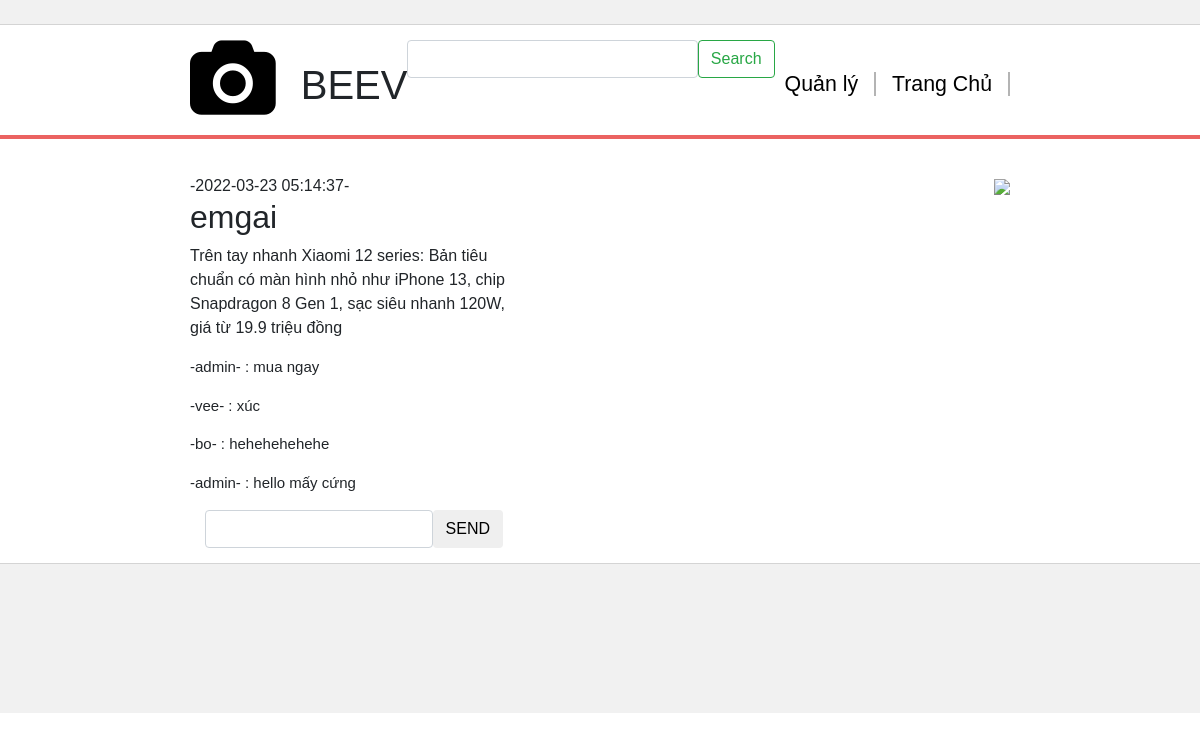
The app's page /post2.php (signed in) with its own data.
### tables this page shows
CREATE TABLE `post` (
  `idpost` int(100) NOT NULL,
  `id` int(100) NOT NULL,
  `title` varchar(150) NOT NULL,
  `img` text NOT NULL,
  `noidung` text NOT NULL,
  `date` datetime NOT NULL
);

CREATE TABLE `member` (
  `id` int(100) NOT NULL,
  `username` varchar(100) NOT NULL,
  `pass` text NOT NULL,
  `email` varchar(100) NOT NULL,
  `birthday` varchar(10) NOT NULL,
  `sex` varchar(10) NOT NULL,
  `trangthai` tinyint(4) NOT NULL DEFAULT 0
);

CREATE TABLE `comment` (
  `idcmt` int(100) NOT NULL,
  `idpost` int(100) NOT NULL,
  `id` int(100) NOT NULL,
  `text` text NOT NULL,
  `date` datetime NOT NULL
);

### post2.php (the view, shortened to what this page needs)
<!DOCTYPE html>
<html>
        <head>
              <link rel="stylesheet" type="text/css" href="https://maxcdn.bootstrapcdn.com/font-awesome/4.7.0/css/font-awesome.min.css">
              <link rel="stylesheet" href="https://cdn.jsdelivr.net/npm/bootstrap@4.0.0/dist/css/bootstrap.min.css">
              <link rel="stylesheet" type="text/css" href="https://maxcdn.bootstrapcdn.com/font-awesome/4.7.0/css/font-awesome.min.css">
        </head>
        <body>
            <div id="top-bar"></div>
            <div class="normal-wrapper">
                <div id="logo-container">
                    <i class="fa fa-camera logo-icon"></i> <h1>BEEV</h1>
                </div>
                <ul id="navbar">
                  <li><a href="admin.php">Quản lý</a></li>
                  <li><a href="index.php">Trang Chủ</a></li>
                </ul>
                <nav class="">
                    <div class="container-fluid">
                        <form class="d-flex">
                        <input class="form-control me-2" type="search"aria-label="Search">
                        <button class="btn btn-outline-success" type="submit">Search</button>
                        </form>
                    </div>
                    </nav>
            </div>
            <div id="top-color-splash"></div>
            <div class="normal-wrapper">
                <div class="one-third">
                <?php require_once'ketnoi.php'?>
                <?php
                        $today = date("Y-m-d H:i:s");
                        $day1=strtotime($today);
                        $result = $conn -> query("SELECT date FROM post ");
                        while ($row = mysqli_fetch_array($result)) {
                            $day2= strtotime($row[0]);
                            if($day1 -$day2 >=3){
                                $new = date("Y-m-d H:i:s", $day2);
                            }
                        }
                        ?>
                <?php
                $daynext=$day2;
                $result = $conn -> query("SELECT date FROM post ");
                while ($row = mysqli_fetch_array($result)) {
                    $day3= strtotime($row[0]);
                    if($daynext -$day3 >=3){
                        $new = date("Y-m-d H:i:s", $day3);
                    }
                }
                $getid =$conn -> query("SELECT id FROM post WHERE date='$new'")->fetch_array();
                $gettext =$conn -> query("SELECT noidung FROM post WHERE date='$new'")->fetch_array();
                $getuser=$conn->query("SELECT username FROM member WHERE id='$getid[0]'")->fetch_array();
                ?>
                    <h8>-<?php echo $new?>-</h8>
                    <h2 class="no-margin-top"><?php echo $getuser[0];?></h2>
                    <p><?php echo $gettext[0];?></p>
                    <?php
                        $getidpost = $conn ->query("SELECT idpost FROM post WHERE date ='$new'")->fetch_array();
                        $idpost = $getidpost[0];
                                            $sql =$conn->query("SELECT * FROM comment WHERE idpost='$idpost'");
                                            while($row = mysqli_fetch_assoc($sql)){
                                                $getiduser = $row['id'];
                                                $getname = ($conn -> query("SELECT username FROM member WHERE id = '$getiduser'")) ->fetch_array();
                                            echo "
                                                <p style ='font-size:15px'>-".$getname[0]."- : ".$row['text']."</p>
                                                ";
                                                }
                     ?>
                    <div class="container-fluid">
                        <form class="d-flex" method="POST" action="">
                        <input class="form-control me-2" name ="textcmt">
                        <button class="btn btn-outline" name="cmt">SEND</button>
                        </form>
                    </div>
                </div>
                <div class="two-third">
                    <img class="featured-image" src="https://images.prismic.io/wdr-test-icti/3f9387b0e53fb535624c3a559964e5f3871345ac_connect-logo3x.png?auto=compress,format" />
                </div>
            </div>
            <div id="footer"></div>
        </body>
</html>

### post2.php (style rules this page uses)
html, body { margin: 0; padding: 0; font-family: 'Helvetica', 'Arial'; }
#top-bar { width: 100%; background: #F1F1F1; border-bottom: 1px solid #D4D4D4; height: 25px; }
.normal-wrapper { width: 900px; margin: 0 auto; padding: 15px 40px; overflow: auto; }
.logo-icon { color: #000000; font-size: 60pt; float: left; }
h1 { float: left; margin: 21px 0 0 25px; }
#navbar { list-style-type: none; margin: 29px 0 0 0; padding: 0; float: right; font-size: 16pt; }
#navbar li { display: inline; }
#navbar li a:link, #navbar li a:visited, #navbar li a:active { text-decoration: none; color: #000000; padding: 0 16px 0 10px; margin: 0; border-right: 2px solid #B4B4B4; }
#top-color-splash { width: 100%; height: 4px; background: #EB6361; }
.one-third { width: 40%; float: left; box-sizing: border-box; margin-top: 20px; }
.two-third { width: 60%; float: left; box-sizing: border-box; padding-left: 40px; text-align: right; margin-top: 20px; }
.featured-image { max-width: 300px; }
.no-margin-top { margin-top: 0; }
#footer { width: 100%; background: #F1F1F1; border-top: 1px solid #D4D4D4; height: 150px; }

### records on screen
post: date "2022-03-23 05:14:37"
member: username "emgai"
comment: id.username "admin", text "mua ngay"
comment: id.username "vee", text "xúc"
comment: id.username "bo", text "hehehehehehe"
comment: id.username "admin", text "hello mấy cứng"

### other values on screen
$gettext[0] "Trên tay nhanh Xiaomi 12 series: Bản tiêu chuẩn có màn hình nhỏ như iPhone 13, chip Snapdragon 8 Gen 1, sạc siêu nhanh 120W, giá từ 19.9 triệu đồng"
